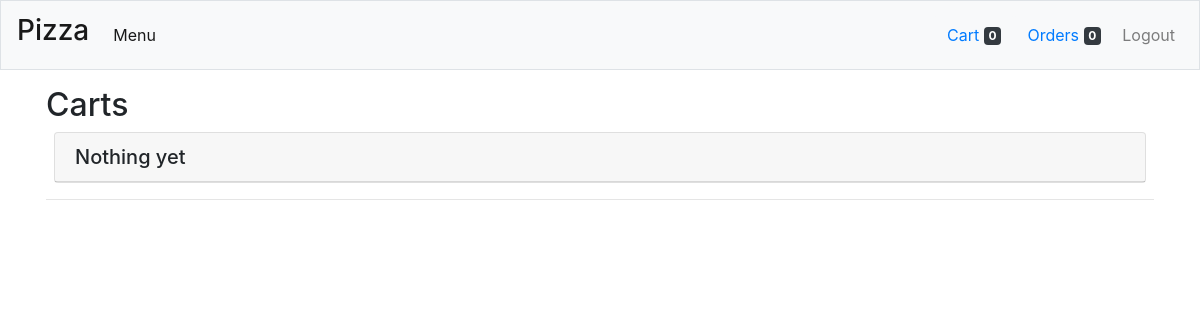
The app's page /cart/ (signed in), older data.
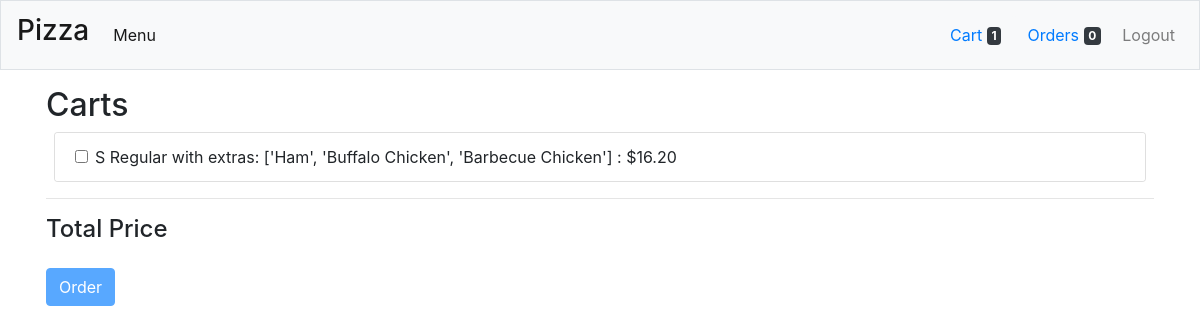
The same page, newer data.
### orders/models.py (models this page shows, shortened)
class UserCart(models.Model):
    user = models.ForeignKey(User, on_delete=models.CASCADE)
    order = models.CharField(max_length=50)
    price = models.DecimalField(max_digits=5, decimal_places=2)

### orders/views.py (the view)
# urls.py: path("cart/", views.cart, name="cart"),
@login_required
def cart(request):
    user = request.user
    request.session['cart_num'] = len(
        UserCart.objects.all().filter(user=user))
    request.session['orders_num'] = len(
        UserOrder.objects.all().filter(user=user))
    context = {
        "items": UserCart.objects.all().filter(user=user)
    }
    return render(request, 'orders/cart.html', context)

### orders/templates/orders/cart.html (shortened to what this page needs)
{% extends 'orders/layout.html' %}
{% block body %}
<h2>Carts</h2>
<form method="post" action="{% url 'orderitem' %}">
	{% for item in items %}
	<div class="card m-2">
		<ul class="list-group list-group-flush">
		<li class="list-group-item">
			<div class="form-check">
				<input
				class="orders form-check-input"
				type="checkbox"
				name="orders"
				onclick="order_select()"
				id="{{ item.order }}"
				data-price="{{item.price}}"
				value="{{ item.order }}"
				>
				<label class="form-check-label" for="{{ item.order }}">{{ item.order }} : ${{item.price}}</label>
			</div>
		</li>
		</ul>
	</div>
	{% empty %}
	<div class="card m-2">
	<h5 class="card-header">Nothing yet</h5>
	</div>
	{% endfor %}
	<hr/>
	{% if items %}
	<div>
		<h4 for="order_total_price">Total Price</h4>
	</div>
	<button type="submit" id="order_button" class="btn btn-primary mt-3" disabled>Order</button>
	{% endif %}
</form>
{% endblock body %}

Row changes from the older to the newer data that the page shows:
added UserCart: order "S Regular with extras: ['Ham', 'Buffalo Chicken', 'Barbecue Chicken']", price "16.20"
Text that changed along with them:
{{ request.session.cart_num }}: "0" → "1"
text no longer shown: "Nothing yet"
text now shown: "Total Price Order"
